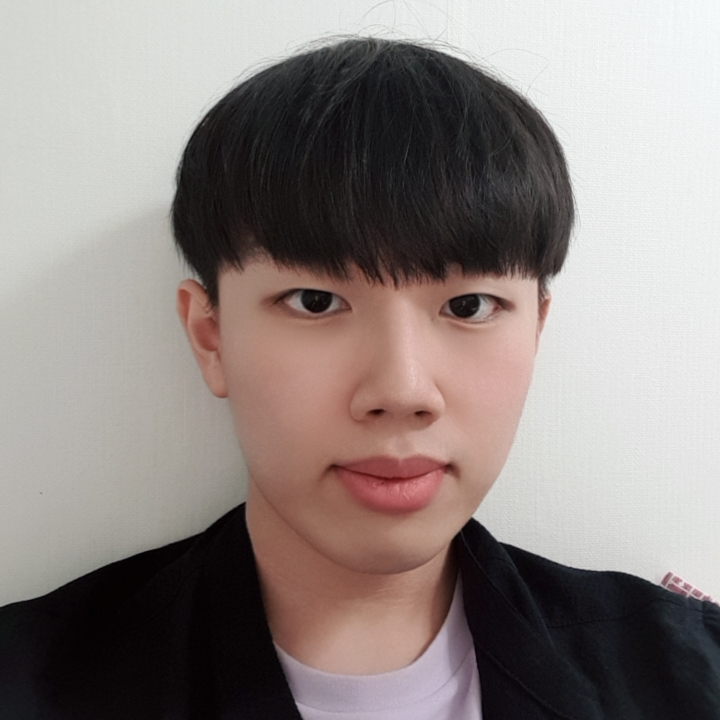
#> input picture make_sunwoo/sunwoo_image.jpg, 720 x 720 px
$ python make_sunwoo.py
#> lines starting #> are read from the running program, lines starting #| are printed output that depends on the picture; long printed decimals are rounded
import cv2, random, os, sys
import numpy as np
from copy import deepcopy
from skimage.metrics import mean_squared_error
import multiprocessing as mp
import time
filepath = 'sunwoo_image.jpg'
filename, _ = filepath.split('.')
img = cv2.imread(filepath)
#> img is the input picture: shape (720, 720, 3); mean B, G, R 130.1, 133.3, 142.7
height, width, channels = img.shape
#> height = 720; width = 720; channels = 3
print(height)
#| 720
print(width)
#| 720

# hyperparameters
n_initial_genes = 20
n_population = 20
prob_mutation = 0.1
prob_add = 0.6
prob_remove = 0.3

min_radius, max_radius = 10, 60
save_every_n_iter = 100

# Gene
class Gene():
  def __init__(self):
    self.center = np.array([random.randint(0, width), random.randint(0, height)])
    self.radius = random.randint(min_radius, max_radius)
    self.color = np.array([random.randint(0, 255), random.randint(0, 255), random.randint(0, 255)])
    self.alpha = random.uniform(0, 1)

  def mutate(self):
    mutation_size = max(1, int(round(random.gauss(20, 10)))) / 100

    r = random.uniform(0, 1)
    if r < 0.25: # radius
      self.radius = np.clip(random.randint(
        int(self.radius * (1 - mutation_size)),
        int(self.radius * (1 + mutation_size))
      ), 1, 100)
    elif r < 0.5: # center
      self.center = np.array([
        np.clip(random.randint(
          int(self.center[0] * (1 - mutation_size)),
          int(self.center[0] * (1 + mutation_size))),
        0, width),
        np.clip(random.randint(
          int(self.center[1] * (1 - mutation_size)),
          int(self.center[1] * (1 + mutation_size))),
        0, height)
      ])
    elif r < 0.75: # color
      self.color = np.array([
        np.clip(random.randint(
          int(self.color[0] * (1 - mutation_size)),
          int(self.color[0] * (1 + mutation_size))),
        0, 255),
        np.clip(random.randint(
          int(self.color[1] * (1 - mutation_size)),
          int(self.color[1] * (1 + mutation_size))),
        0, 255),
        np.clip(random.randint(
          int(self.color[2] * (1 - mutation_size)),
          int(self.color[2] * (1 + mutation_size))),
        0, 255)
      ])
    else: # alpha
      self.alpha = np.clip(random.randint(
        int(self.alpha * (1 - mutation_size)),
        int(self.alpha * (1 + mutation_size))
      ), 0, 1)

# compute fitness
def compute_fitness(genome):
  out = np.ones((height, width, channels), dtype=np.uint8) * 255

  for gene in genome:
    overlay = out.copy()
    cv2.circle(overlay, center=tuple(gene.center), radius=gene.radius, color=(int(gene.color[0]), int(gene.color[1]), int(gene.color[2])), thickness=-1)
    cv2.addWeighted(overlay, gene.alpha, out, 1 - gene.alpha, 0, out)

  # mean squared error
  fitness = 255. / mean_squared_error(img, out)

  return fitness, out

# compute population
def compute_population(g):
  genome = deepcopy(g)
  # mutation
  if len(genome) < 200:
    for gene in genome:
      if random.uniform(0, 1) < prob_mutation:
        gene.mutate()
  else:
    for gene in random.sample(genome, k=int(len(genome) * prob_mutation)):
      gene.mutate()

  # add gene
  if random.uniform(0, 1) < prob_add:
    genome.append(Gene())

  # remove gene
  if len(genome) > 0 and random.uniform(0, 1) < prob_remove:
    genome.remove(random.choice(genome))

  # compute fitness
  new_fitness, new_out = compute_fitness(genome)

  return new_fitness, genome, new_out

# main
if __name__ == '__main__':
  os.makedirs('result', exist_ok=True)

  p = mp.Pool(mp.cpu_count() - 1)

  # 1st gene
  best_genome = [Gene() for _ in range(n_initial_genes)]

  best_fitness, best_out = compute_fitness(best_genome)
#> after the loop in compute_fitness, `for gene in genome:`:
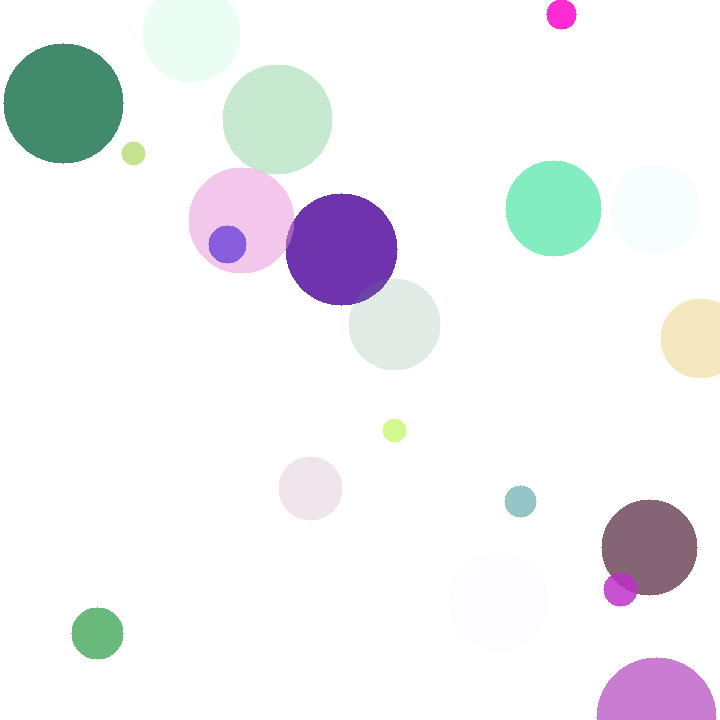
#> out: shape (720, 720, 3); mean of channels 0, 1, 2 243.7, 241.5, 240.8; drawn as B, G, R
#> in compute_fitness, `fitness = 255. / mean_squared_error(img, out)`: fitness = 0.013
#> best_fitness = 0.013

  n_gen = 0

  while True:

    try:
      results = p.map(compute_population, [deepcopy(best_genome)] * n_population)
#> the loop in compute_population (call 2), `for gene in genome:` made 20 passes
#> (mutation_size in mutate, r in mutate) on passes 4, 15: (0.19, 0.135), (0.07, 0.192)
#> the loop in compute_fitness (call 3), `for gene in genome:` made 19 passes
#> pass 2, in compute_fitness (call 3), `overlay = out.copy()`:
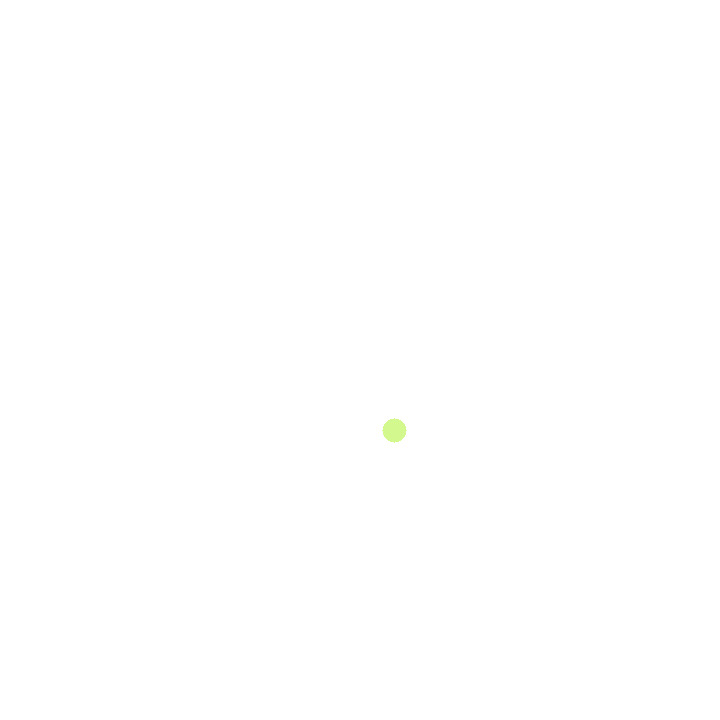
#> overlay: shape (720, 720, 3); mean of channels 0, 1, 2 254.9, 255, 255; drawn as B, G, R
#> the loop in compute_fitness (call 4), `for gene in genome:` made 19 passes
#> after the loop in compute_fitness (call 4), `for gene in genome:`:
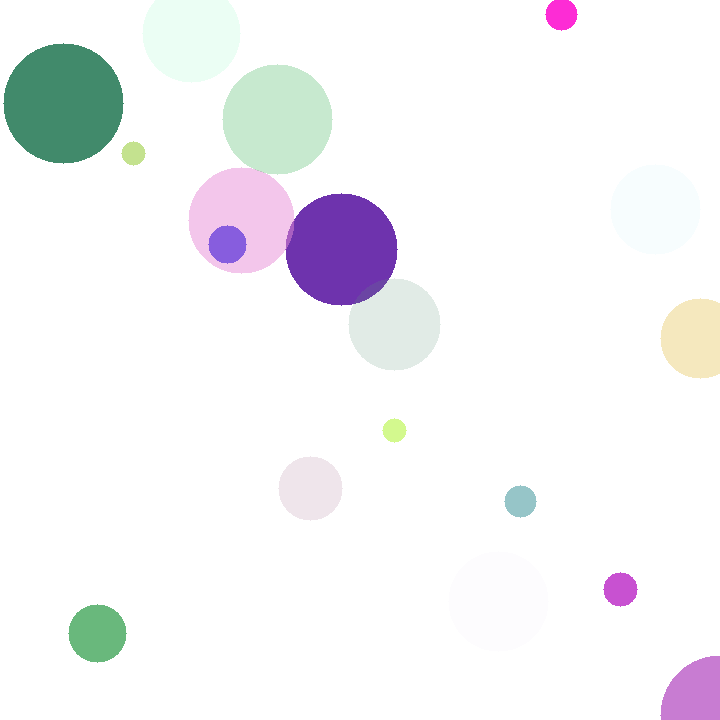
#> out: shape (720, 720, 3); mean of channels 0, 1, 2 246.5, 244.5, 244.3; drawn as B, G, R
#> in compute_fitness (call 4), `fitness = 255. / mean_squared_error(img, out)`: fitness = 0.0128
#> the loop in compute_fitness (call 7), `for gene in genome:` made 21 passes
#> after the loop in compute_fitness (call 7), `for gene in genome:`:
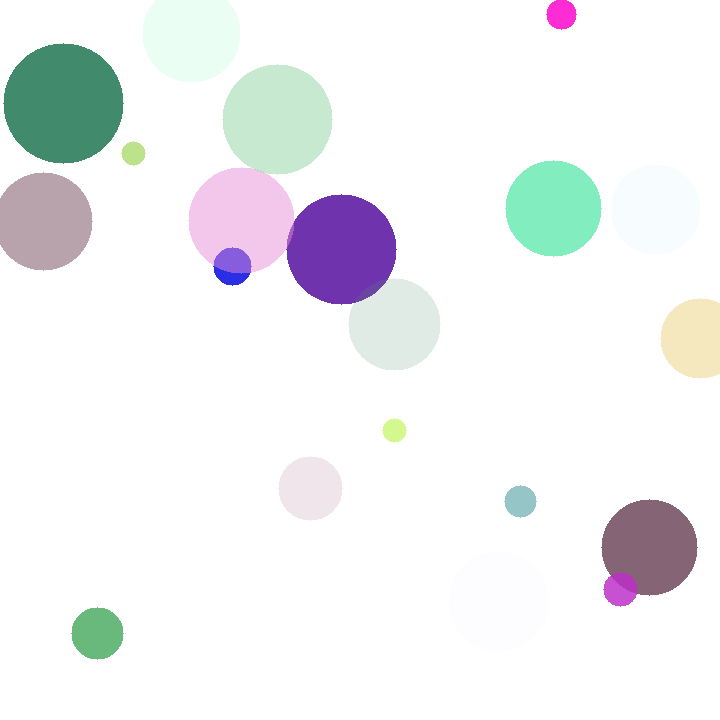
#> out: shape (720, 720, 3); mean of channels 0, 1, 2 243, 241.8, 240.4; drawn as B, G, R
#> in compute_fitness (call 7), `fitness = 255. / mean_squared_error(img, out)`: fitness = 0.0127
#> the loop in compute_fitness (call 14), `for gene in genome:` made 21 passes
#> after the loop in compute_fitness (call 14), `for gene in genome:`:
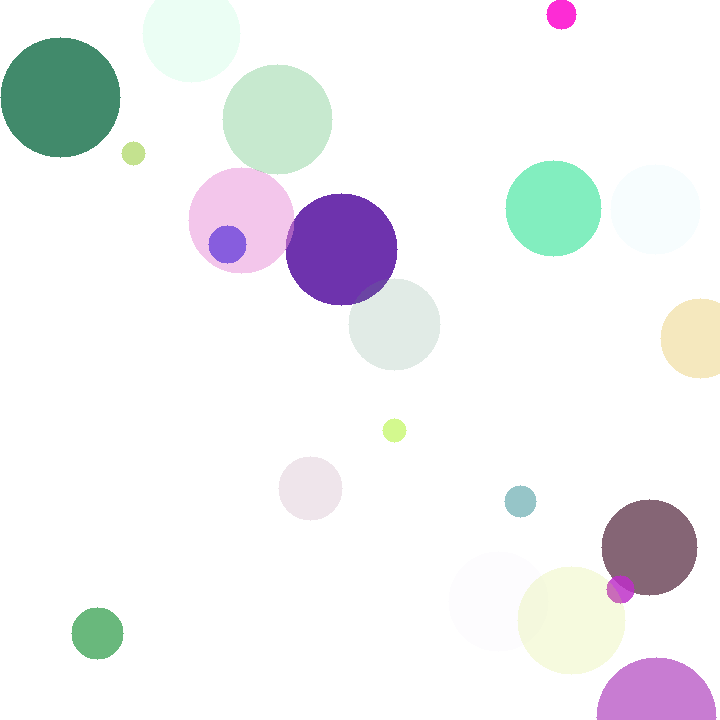
#> out: shape (720, 720, 3); mean of channels 0, 1, 2 243.1, 241.5, 240.6; drawn as B, G, R
#> in compute_fitness (call 14), `fitness = 255. / mean_squared_error(img, out)`: fitness = 0.013
#> the loop in compute_fitness (call 20), `for gene in genome:` made 21 passes
#> after the loop in compute_fitness (call 20), `for gene in genome:`:
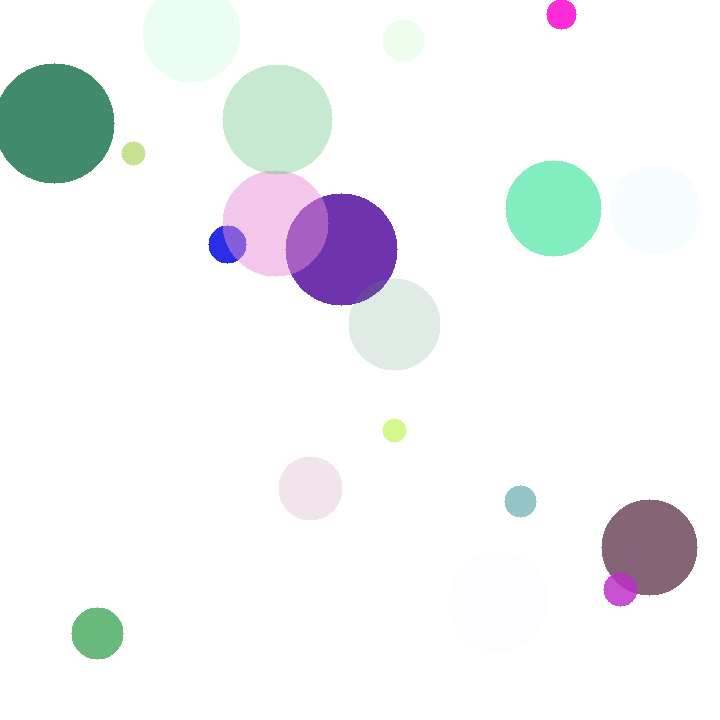
#> out: shape (720, 720, 3); mean of channels 0, 1, 2 244.8, 243.5, 241.7; drawn as B, G, R
#> in compute_fitness (call 20), `fitness = 255. / mean_squared_error(img, out)`: fitness = 0.0127
#> results = 20 items
    except KeyboardInterrupt:
      p.close()
      break

    results.append([best_fitness, best_genome, best_out])

    new_fitnesses, new_genomes, new_outs = zip(*results)
#> new_fitnesses = (0.013, 0.013, 0.0128, 0.013, 0.013, 0.0127, 0.013, 0.013, 0.013, 0.0129, 0.013, 0.0128, 0.013, 0.013, 0.013, 0.013, 0.013, 0.0128, 0.0127, 0.013, 0.013); new_genomes = 21 items; new_outs = 21 items

    best_result = sorted(zip(new_fitnesses, new_genomes, new_outs), key=lambda x: x[0], reverse=True)
#> best_result = 21 items

    best_fitness, best_genome, best_out = best_result[0]
#> best_genome = 21 items

    # end of generation
    print('Generation #%s, Fitness %s' % (n_gen, best_fitness))
#| Generation #0, Fitness 0.01303
    n_gen += 1

    # visualize
    if n_gen % save_every_n_iter == 0:
      cv2.imwrite('result/%s_%s.jpg' % (filename, n_gen), best_out)

    cv2.imshow('best out', best_out)
    if cv2.waitKey(1) == ord('q'):
#> (key q is pressed here)
     p.close()
     break

  cv2.imshow('best out', best_out)
  cv2.waitKey(0)
